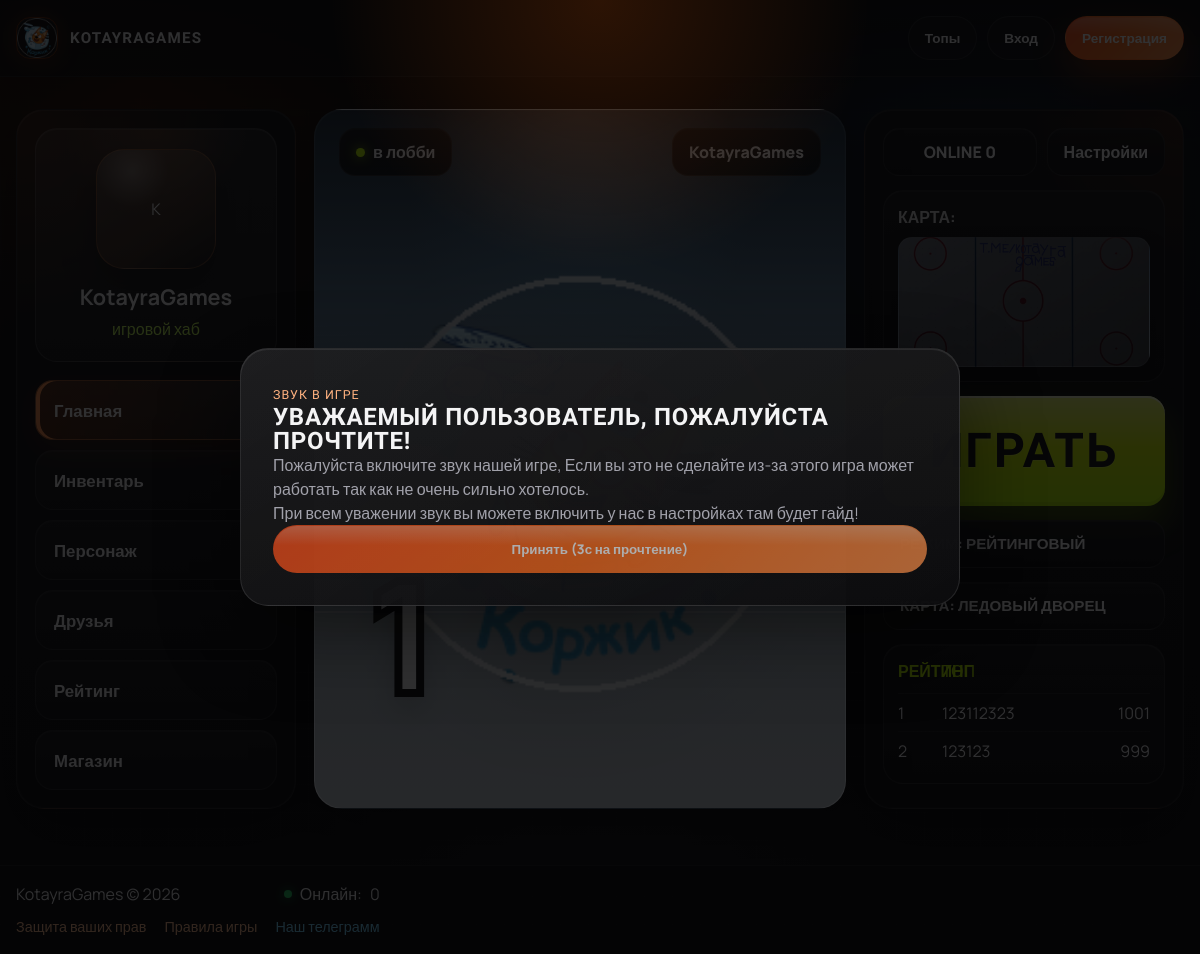
Before: / with the older database file.
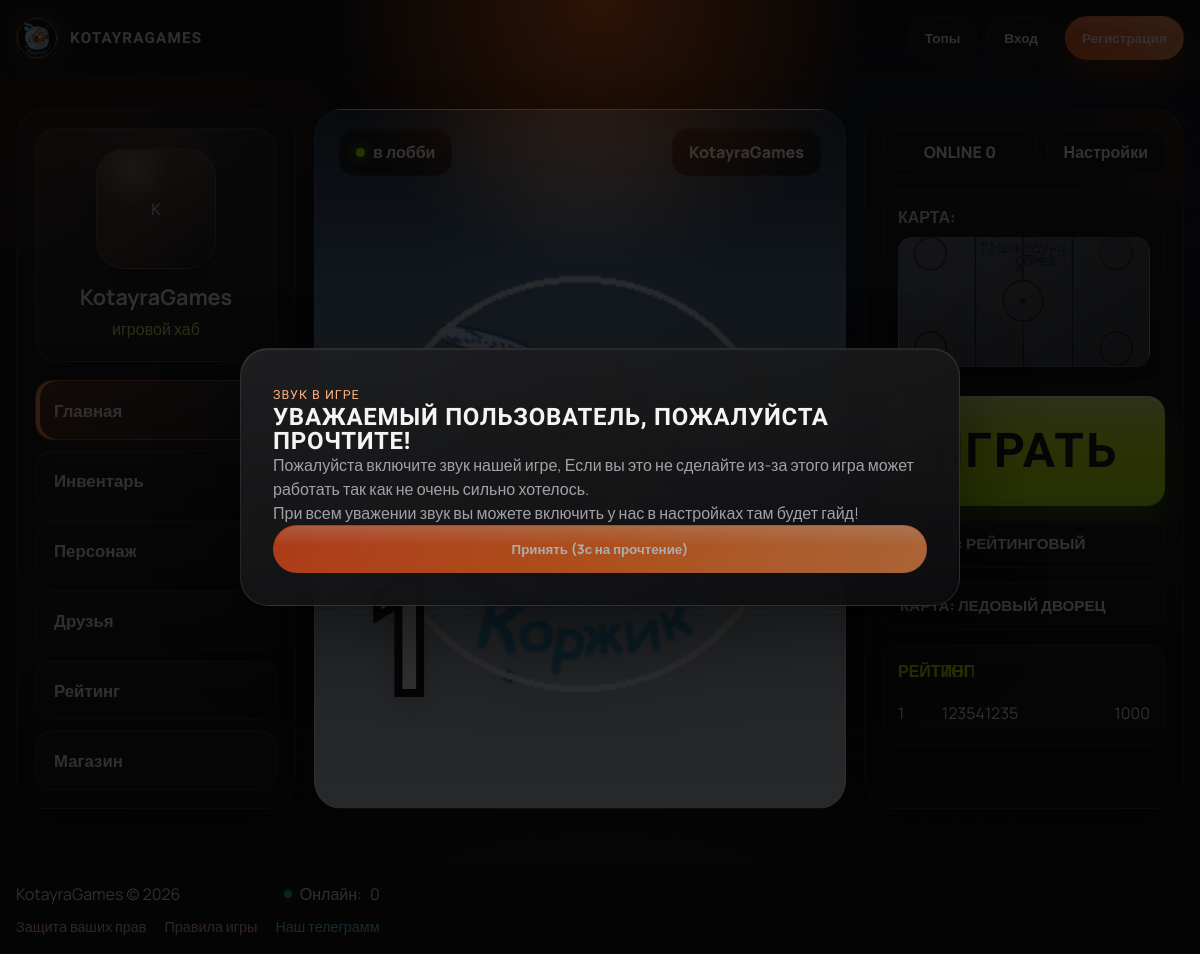
After: the same page with the newer database file.
### database.py (models this page shows, shortened)
class User(UserMixin, db.Model):
    __tablename__ = 'users'
    id = db.Column(db.Integer, primary_key=True)
    username = db.Column(db.String(32), unique=True, nullable=False, index=True)
    email = db.Column(db.String(120), unique=True, nullable=False)
    password_hash = db.Column(db.String(256), nullable=False)
    elo = db.Column(db.Integer, default=1000)
    peak_elo = db.Column(db.Integer, default=1000)
    wins = db.Column(db.Integer, default=0)
    losses = db.Column(db.Integer, default=0)
    draws = db.Column(db.Integer, default=0)
    goals_scored = db.Column(db.Integer, default=0)
    goals_conceded = db.Column(db.Integer, default=0)
    total_games = db.Column(db.Integer, default=0)
    win_streak = db.Column(db.Integer, default=0)
    best_streak = db.Column(db.Integer, default=0)
    coins = db.Column(db.Integer, default=500)
    gems = db.Column(db.Integer, default=10)
    active_skin = db.Column(db.String(50), default='kompot')
    staff_role = db.Column(db.String(20), default='player')
    match_ban_until = db.Column(db.DateTime, nullable=True)
    created_at = db.Column(db.DateTime, default=lambda: datetime.now(timezone.utc))
    last_login = db.Column(db.DateTime, default=lambda: datetime.now(timezone.utc))
    last_game = db.Column(db.DateTime, nullable=True)
    is_online = db.Column(db.Boolean, default=False)
    is_in_game = db.Column(db.Boolean, default=False)
    owned_items = db.relationship('UserItem', backref='owner', lazy=True)

### server.py (the view)
@app.route('/')
def index():
    top_players = User.query.order_by(User.elo.desc()).limit(10).all()
    return render_template('index.html',
                           top_players=top_players,
                           online_count=len(online_users),
                           games_count=len([r for r in game_rooms.values() if r.state == 'playing']))

### image_processor.py (called while the page is built)
def has_processed_image(name):
    path = os.path.join(PROCESSED_DIR, f'{name}.png')
    return os.path.exists(path)

def get_processed_url(name):
    if has_processed_image(name):
        return f'/static/images/processed/{name}.png'
    return None

### server.py (called while the page is built, shortened)
@app.context_processor
def inject_helpers():
    return dict(
        has_image=lambda n: has_processed_image(n),
        image_url=lambda n: get_processed_url(n),
        active_announcement=_get_active_announcement()
    )

def _get_active_announcement():
    announcement = SiteAnnouncement.query.filter_by(is_active=True).order_by(SiteAnnouncement.created_at.desc()).first()
    if not announcement or not announcement.created_at:
        return announcement

### templates/index.html (shortened to what this page needs)
{% extends "base.html" %}
{% block content %}
<section class="hub-layout">
    <aside class="hub-sidebar">
        <div class="hub-profile-card">
            <div class="hub-profile-avatar">
                {% if current_user.is_authenticated %}
                    {% set hub_avatar = image_url(current_user.active_skin ~ '_ui') %}
                    {% if hub_avatar %}
                        <img src="{{ hub_avatar }}" alt="{{ current_user.username }}">
                    {% else %}
                        <span>{{ current_user.username[0] }}</span>
                    {% endif %}
                {% else %}
                    <span>K</span>
                {% endif %}
            </div>
            <div class="hub-profile-meta">
                <strong>{{ current_user.username if current_user.is_authenticated else 'KotayraGames' }}</strong>
                <span>{% if current_user.is_authenticated %}в лобби{% else %}игровой хаб{% endif %}</span>
            </div>
        </div>
        <nav class="hub-menu">
            <a href="{{ url_for('index') }}" class="hub-menu-item active">Главная</a>
            <a href="{{ url_for('shop') if current_user.is_authenticated else url_for('login') }}" class="hub-menu-item">Инвентарь</a>
            <a href="{{ url_for('profile') if current_user.is_authenticated else url_for('login') }}" class="hub-menu-item">Персонаж</a>
            <a href="{{ url_for('social_page') if current_user.is_authenticated else url_for('login') }}" class="hub-menu-item">Друзья</a>
            <a href="{{ url_for('tops_page') }}" class="hub-menu-item">Рейтинг</a>
            <a href="{{ url_for('shop') if current_user.is_authenticated else url_for('login') }}" class="hub-menu-item">Магазин</a>
        </nav>
    </aside>
    <div class="hub-stage">
        <div class="hub-statusbar">
            <span class="hub-online-pill"><span class="hub-online-dot"></span>в лобби</span>
            <span class="hub-brand-tag">KotayraGames</span>
        </div>
        <div class="hub-character">
            {% set stage_skin = image_url((current_user.active_skin if current_user.is_authenticated else 'korzhik') ~ '_ui') %}
            <div class="hub-character-card">
                {% if stage_skin %}
                    <img src="{{ stage_skin }}" alt="character" class="hub-character-image">
                {% else %}
                    <div class="hub-character-fallback">K</div>
                {% endif %}
            </div>
            <div class="hub-level-float">
                {% if current_user.is_authenticated %}
                    {{ current_user.faceit_level }}
                {% else %}
                    1
                {% endif %}
            </div>
        </div>
    </div>
    <aside class="hub-actions">
        <div class="hub-top-controls">
            {% if current_user.is_authenticated %}
                <span class="hub-wallet">C {{ current_user.coins }}</span>
            {% else %}
                <span class="hub-wallet">ONLINE {{ online_count }}</span>
            {% endif %}
            <a href="{{ url_for('settings') if current_user.is_authenticated else url_for('login') }}" class="hub-settings-btn">Настройки</a>
        </div>
        <div class="hub-preview-card">
            <div class="hub-preview-label">карта:</div>
            <div class="hub-preview-arena"></div>
        </div>
        {% if current_user.is_authenticated %}
            <a href="{{ url_for('lobby') }}" class="hub-play-btn">ИГРАТЬ</a>
        {% else %}
            <a href="{{ url_for('register') }}" class="hub-play-btn">ИГРАТЬ</a>
        {% endif %}
        <div class="hub-select-card">
            <span>режим: рейтинговый</span>
        </div>
        <div class="hub-select-card">
            <span>карта: ледовый дворец</span>
        </div>
        <div class="hub-rating-card">
            <div class="hub-rating-header">
                <strong>Рейтинг</strong>
                <span>топ</span>
            </div>
            {% for player in top_players[:3] %}
            <div class="hub-rating-row">
                <span>{{ loop.index }}</span>
                <span>{{ player.username }}</span>
                <span>{{ player.elo }}</span>
            </div>
            {% endfor %}
        </div>
    </aside>
</section>
{% endblock %}

### templates/base.html (shortened to what this page needs)
<!DOCTYPE html>
<html lang="ru">
<head>
    <link rel="stylesheet" href="{{ url_for('static', filename='css/style.css') }}">
</head>
<body>
    <nav class="navbar">
        <div class="nav-content">
            <a href="{{ url_for('index') }}" class="nav-logo">
                {% set logo_img = image_url('korzhik_ui') %}
                {% if logo_img %}
                    <img src="{{ logo_img }}" alt="Logo" class="nav-logo-image">
                {% else %}
                    <span class="logo-icon">K</span>
                {% endif %}
                <span class="logo-text">KOTAYRAGAMES</span>
            </a>
            <div class="nav-links">
                <a href="{{ url_for('tops_page') }}" class="nav-link">Топы</a>
                {% if current_user.is_authenticated %}
                    <a href="{{ url_for('lobby') }}" class="nav-btn-play">Играть</a>
                    <a href="{{ url_for('social_page') }}" class="nav-link">Social</a>
                    <a href="{{ url_for('messages_page') }}" class="nav-link">ЛС{% if current_user.unread_messages_count %} {{ current_user.unread_messages_count }}{% endif %}</a>
                    <a href="{{ url_for('shop') }}" class="nav-link">Маркет</a>
                    <a href="{{ url_for('chat_page') }}" class="nav-link">Чат</a>
                    <a href="{{ url_for('profile') }}" class="nav-link">
                        {% set nav_av = image_url(current_user.active_skin ~ '_ui') %}
                        {% if nav_av %}
                            <img src="{{ nav_av }}" alt="" class="nav-avatar">
                        {% else %}
                            Игрок
                        {% endif %}
                        {{ current_user.username }}
                    </a>
                    <a href="{{ url_for('settings') }}" class="nav-link">Настройки</a>
                    <div class="nav-stats">
                        <span class="nav-elo">ELO {{ current_user.elo }}</span>
                        <span class="nav-faceit-level">LVL {{ current_user.faceit_level }}</span>
                        <span class="nav-faceit-level">FR {{ current_user.pending_friend_requests_count }}</span>
                        <span class="nav-coins">C {{ current_user.coins }}</span>
                        <span class="nav-gems">G {{ current_user.gems }}</span>
                    </div>
                    <a href="{{ url_for('logout') }}" class="nav-link nav-logout">Выйти</a>
                {% else %}
                    <a href="{{ url_for('login') }}" class="nav-link">Вход</a>
                    <a href="{{ url_for('register') }}" class="nav-btn-play">Регистрация</a>
                {% endif %}
            </div>
        </div>
    </nav>
    <main class="main-content">
        {% block content %}{% endblock %}
    </main>
    <footer class="footer">
        <div class="footer-content">
            <div class="footer-main-line">
                <span>KotayraGames © 2026</span>
                <span class="online-indicator">
                    <span class="online-dot"></span>
                    Онлайн: <span id="online-count">0</span>
                </span>
            </div>
            <div class="footer-legal">
                <a href="{{ url_for('trust_page') }}" class="footer-legal-link" data-tooltip="Почему вам стоит доверять нам? Мы используем данные только для работы аккаунта, матчей, защиты честной игры и важных сервисных уведомлений.">
                    Защита ваших прав
                </a>
                <a href="{{ url_for('rules_page') }}" class="footer-legal-link" data-tooltip="Правила игры, общения, честной конкуренции и использования платформы. Нарушения могут вести к ограничениям доступа для защиты других игроков и матчмейкинга.">
                    Правила игры
                </a>
                <a href="https://t.me/kotayragames" target="_blank" rel="noopener noreferrer" class="footer-legal-link footer-telegram-link" data-tooltip="Наш официальный Telegram-канал KotayraGames с новостями, анонсами и важными обновлениями проекта.">
                    Наш телеграмм
                </a>
            </div>
        </div>
    </footer>
</body>
</html>

Changed rows visible on the page:
removed User: username "123112323", elo "1001"
changed User: username "123123" → "123541235"; elo "999" → "1000"
